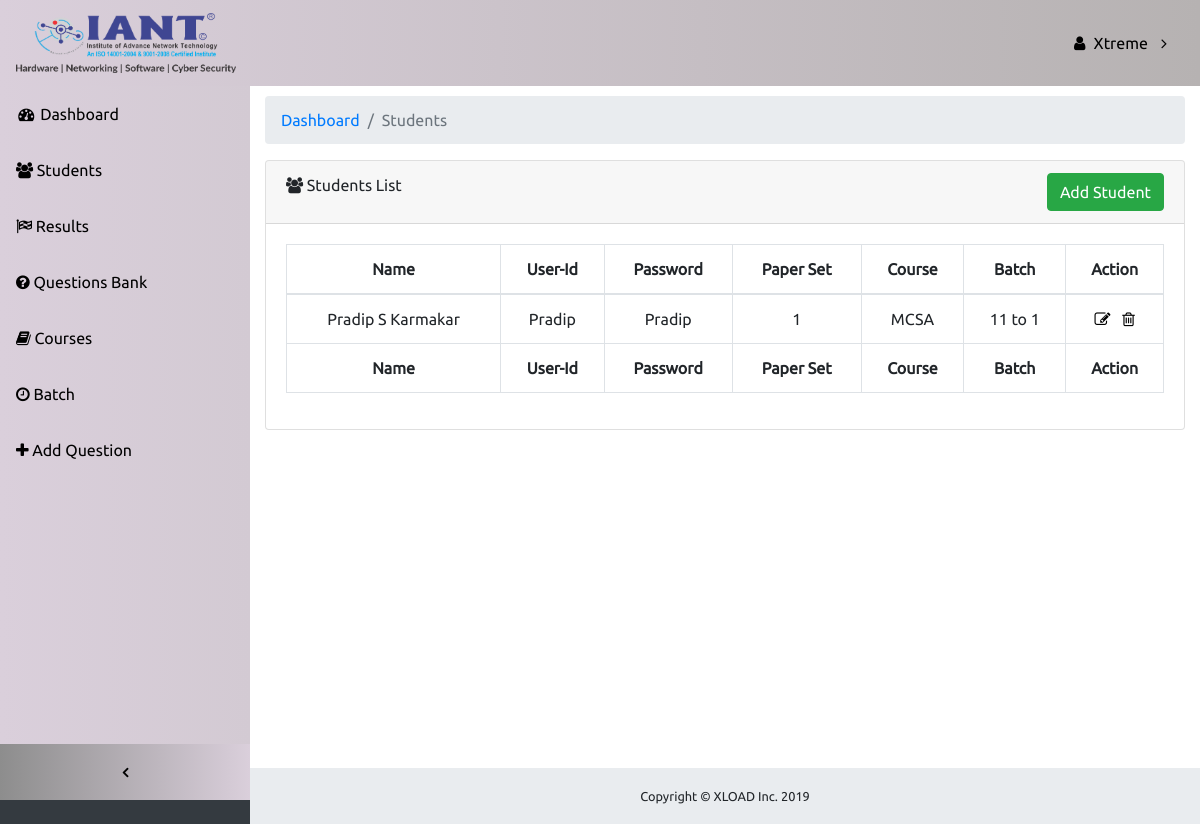
The page /Admin/tables.php (signed in) on the database its author committed.
### tables this page shows
CREATE TABLE IF NOT EXISTS `user` (
  `id` int(6) NOT NULL AUTO_INCREMENT,
  `fname` varchar(20) NOT NULL,
  `mname` varchar(20) NOT NULL,
  `lname` varchar(20) NOT NULL,
  `urname` varchar(15) NOT NULL,
  `pass` varchar(15) NOT NULL,
  `st` varchar(10) DEFAULT NULL,
  `pset` int(2) NOT NULL,
  `type` int(2) NOT NULL,
  `cid` int(2) DEFAULT NULL,
  `active` int(2) DEFAULT NULL,
  `bid` int(6) DEFAULT NULL,
  PRIMARY KEY (`id`),
  KEY `cid` (`cid`),
  KEY `bid` (`bid`)
);

CREATE TABLE IF NOT EXISTS `course` (
  `cid` int(2) NOT NULL AUTO_INCREMENT,
  `cname` varchar(50) NOT NULL,
  PRIMARY KEY (`cid`)
);

CREATE TABLE IF NOT EXISTS `batch` (
  `bid` int(6) NOT NULL AUTO_INCREMENT,
  `bname` varchar(50) NOT NULL,
  PRIMARY KEY (`bid`)
);

### Admin/include/dataClass.php (called while the page is built, shortened)
<?php
class Dataclass
{
	private $conn;
    public function __construct()
    {
       $this->conn=mysqli_connect("localhost","root","","iant") or die('connection Failed');
    }
     public function getTable($query)
    {
    	$table = mysqli_query($this->conn,$query);
    	return $table;
    }
}
?>

### Admin/tables.php (the view, shortened to what this page needs)
<?php
require_once 'include/dataClass.php';
$dc = new Dataclass();
?>
<!DOCTYPE html>
<html lang="en">
  <head>
    <link href="vendor/bootstrap/css/bootstrap.min.css" rel="stylesheet">
    <link href="vendor/font-awesome/css/font-awesome.min.css" rel="stylesheet" type="text/css">
    <link href="vendor/datatables/dataTables.bootstrap4.css" rel="stylesheet">
    <link href="css/sb-admin.css" rel="stylesheet">
    <link rel="stylesheet" href="css/bootstrap-confirm-delete.css">
    <link rel="stylesheet" href="css/buttons.bootstrap4.min.css">
    <link rel="stylesheet" href="css/buttons.dataTables.min.css">
  </head>
  <body class="fixed-nav sticky-footer bg-dark myfont" id="page-top">
    <nav class="navbar navbar-expand-lg navbar-dark bg-dark fixed-top admin-cst-nav" id="mainNav">
      <a class="navbar-brand" href="index.php"><img src="../img/new.png" alt="" width="220px" height="60px"></a>
      <div class="collapse navbar-collapse" id="navbarResponsive">
        <ul class="navbar-nav navbar-sidenav" id="exampleAccordion">
         <li class="nav-item" data-toggle="tooltip" data-placement="right" title="Dashboard">
            <a class="nav-link" href="index.php">
              <i class="fa fa-fw fa-dashboard"></i>
              <span class="nav-link-text">Dashboard</span>
            </a>
          </li>
          <li class="nav-item" data-toggle="tooltip" data-placement="right" title="Students">
            <a class="nav-link" href="tables.php">
              <i class="fa fa-users"></i>
              <span class="nav-link-text">Students</span>
            </a>
          </li>
          <li class="nav-item" data-toggle="tooltip" data-placement="right" title="Results">
            <a class="nav-link" href="result.php">
              <i class="fa fa-flag-checkered"></i>
              <span class="nav-link-text">Results</span>
            </a>
          </li>
          <li class="nav-item" data-toggle="tooltip" data-placement="right" title="Questions Bank">
            <a class="nav-link" href="question.php">
              <i class="fa fa-question-circle"></i>
              <span class="nav-link-text">Questions Bank</span>
            </a>
          </li>
           <li class="nav-item" data-toggle="tooltip" data-placement="right" title="Courses">
            <a class="nav-link" href="course.php">
              <i class="fa fa-book"></i>
              <span class="nav-link-text">Courses</span>
            </a>
          </li>
          <li class="nav-item" data-toggle="tooltip" data-placement="right" title="Batch">
            <a class="nav-link" href="batch.php">
              <i class="fa fa-clock-o"></i>
              <span class="nav-link-text">Batch</span>
            </a>
          </li>
          <li class="nav-item" data-toggle="tooltip" data-placement="right" title="Add Question">
            <a class="nav-link" href="addq.php">
              <i class="fa fa-plus"></i>
              <span class="nav-link-text">Add Question</span>
            </a>
          </li>
        </ul>
        <ul class="navbar-nav sidenav-toggler">
          <li class="nav-item">
            <a class="nav-link text-center" id="sidenavToggler">
              <i class="fa fa-fw fa-angle-left"></i>
            </a>
          </li>
        </ul>
        <ul class="navbar-nav ml-auto">
           <li class="nav-item dropdown">
            <a class="nav-link dropdown-toggle" href="#" id="navbarDropdown" role="button" data-toggle="dropdown" aria-haspopup="true" aria-expanded="false">
              <i class="fa fa-user mr-2"></i><?php echo $_SESSION['urname']; ?>
            </a>
          </li>
        </ul>
      </div>
    </nav>
    <div class="content-wrapper mt-4">
      <div class="container-fluid">
        <ol class="breadcrumb">
          <li class="breadcrumb-item">
            <a href="index.php">Dashboard</a>
          </li>
          <li class="breadcrumb-item active">Students</li>
        </ol>
        <div class="card mb-3">
          <div class="card-header">
            <i class="fa fa-users"></i> Students List
            <a href="" class="btn btn-success" data-toggle="modal" data-target="#add-user" style="float: right;">Add Student</a>
          </div>
          <div class="card-body">
            <div class="table-responsive">
              <table class="table table-bordered" id="example" width="100%" cellspacing="0">
                <thead>
                  <tr>
                    <th><center>Name</center></th>
                    <th><center>User-Id</center></th>
                    <th><center>Password</center></th>
                    <th><center>Paper Set</center></th>
                    <th><center>Course</center></th>
                     <th><center>Batch</center></th>
                    <th><center>Action</center></th>
                  </tr>
                </thead>
                <tfoot>
                <tr>
                  <th><center>Name</center></th>
                    <th><center>User-Id</center></th>
                    <th><center>Password</center></th>
                    <th><center>Paper Set</center></th>
                    <th><center>Course</center></th>
                     <th><center>Batch</center></th>
                    <th><center>Action</center></th>
                </tr>
                </tfoot>
                <tbody>
                  <?php
                  $sql = "select a.*,b.*,c.* from user a , course b ,batch c where a.cid = b.cid and a.type = 1 and a.bid = c.bid";
                  $fetch=$dc->getTable($sql);
                  while($row=mysqli_fetch_array($fetch))
                  {
                  ?>
                  <tr>
                    <td><center><?php echo $row['fname']." ".$row['mname']." ".$row['lname'];?></center></td>
                    <td><center><?php echo $row['urname'];?></center></td>
                    <td><center><?php echo $row['pass'];?></center></td>
                    <td><center><?php echo $row['pset'];?></center></td>
                    <td><center><?php echo $row['cname'];?></center></td>
                    <td><center><?php echo $row['bname'];?></center></td>
                    <td class="text-center"><a href="tables.php?id=<?php echo $row['id']; ?>&action=update" class="link-color"><i class="fa fa-pencil-square-o" aria-hidden="true"></i></a>
                    <a href="tables.php?id=<?php echo $row['id']; ?>&action=delete" class="ml-2 link-color" onClick="return confirm('Are You Sure You Want To Delete This User')"><i class="fa fa-trash-o" aria-hidden="true"></i></a></td>
                  </tr>
                  <?php } ?>
                </tbody>
              </table>
            </div>
          </div>
        </div>
      </div>
      <footer class="sticky-footer">
        <div class="container">
          <div class="text-center">
            <small>Copyright © XLOAD Inc. 2019</small>
          </div>
        </div>
      </footer>
    </div>
  </body>
</html>

### Admin/css/sb-admin.css (style rules this page uses)
.myfont { font-family: myfont; }
html { position: relative; min-height: 100%; }
body { overflow-x: hidden; }
body.sticky-footer { margin-bottom: 56px; }
body.sticky-footer .content-wrapper { min-height: calc(100vh - 56px - 56px); }
body.fixed-nav { padding-top: 56px; }
.link-color { color: #000; }
.content-wrapper { min-height: calc(100vh - 56px); padding-top: 1rem; }
.admin-cst-nav { background: linear-gradient(to right, #DACFDB, #B6B2B2); }
#mainNav .navbar-collapse { overflow: auto; max-height: 75vh; }
#mainNav .navbar-collapse .navbar-nav .nav-item .nav-link { cursor: pointer; color:#000; }
#mainNav .navbar-collapse .sidenav-toggler { display: none; }
#mainNav .navbar-collapse .navbar-nav > .nav-item.dropdown > .nav-link { position: relative; min-width: 45px; }
#mainNav .navbar-collapse .navbar-nav > .nav-item.dropdown > .nav-link:after { float: right; width: auto; content: '\f105'; border: none; font-family: 'FontAwesome'; }
@media (min-width: 992px) { #mainNav .navbar-brand { width: 250px; } }
@media (min-width: 992px) { #mainNav .navbar-collapse { overflow: visible; max-height: none; } }
@media (min-width: 992px) { #mainNav .navbar-collapse .navbar-sidenav { position: absolute; top: 0; left: 0; -webkit-flex-direction: column; -ms-flex-direction: column; flex-direction: column; margin-top: 86px; } }
@media (min-width: 992px) { #mainNav .navbar-collapse .navbar-sidenav > .nav-item { width: 250px; padding: 0; } }
@media (min-width: 992px) { #mainNav .navbar-collapse .navbar-sidenav > .nav-item > .nav-link { padding: 1em; } }
@media (min-width: 992px) { #mainNav .navbar-collapse .navbar-nav > .nav-item.dropdown > .nav-link { min-width: 0; } }
@media (min-width: 992px) { #mainNav .navbar-collapse .navbar-nav > .nav-item.dropdown > .nav-link:after { width: 24px; text-align: center; } }
#mainNav.fixed-top .sidenav-toggler { display: none; }
@media (min-width: 992px) { #mainNav.fixed-top .navbar-sidenav { height: calc(100vh - 112px); } }
@media (min-width: 992px) { #mainNav.fixed-top .sidenav-toggler { position: absolute; top: 0; left: 0; display: flex; -webkit-flex-direction: column; -ms-flex-direction: column; flex-direction: column; margin-top: calc(100vh - 56px); } }
@media (min-width: 992px) { #mainNav.fixed-top .sidenav-toggler > .nav-item { width: 250px; padding: 0; } }
@media (min-width: 992px) { #mainNav.fixed-top .sidenav-toggler > .nav-item > .nav-link { padding: 1em; } }
#mainNav.fixed-top.navbar-dark .sidenav-toggler { background: linear-gradient(to right, #8D8D8D, #DACFDB); }
#mainNav.fixed-top.navbar-dark .sidenav-toggler a i { color: #000; }
.content-wrapper { overflow-x: hidden; background: white; }
@media (min-width: 992px) { .content-wrapper { margin-left: 250px; } }
#sidenavToggler i { font-weight: 800; }
#mainNav.navbar-dark .navbar-collapse .navbar-sidenav > .nav-item > .nav-link { color: #000; }
#mainNav.navbar-dark .navbar-collapse .navbar-nav > .nav-item.dropdown > .nav-link:after { color: #000; }
@media (min-width: 992px) { #mainNav.navbar-dark .navbar-collapse .navbar-sidenav { background: linear-gradient(to right, #DACFDB, #D3CAD3); } }
footer.sticky-footer { position: absolute; right: 0; bottom: 0; width: 100%; height: 56px; background-color: #e9ecef; line-height: 55px; }
@media (min-width: 992px) { footer.sticky-footer { width: calc(100% - 250px); } }

### rows shown on the page
user: fname "Pradip", mname "S", lname "Karmakar", urname "Pradip", pass "Pradip", pset "1", cid.cname "MCSA", bid.bname "11 to 1"

### other values the page prints
$_SESSION['urname'] "Xtreme"
